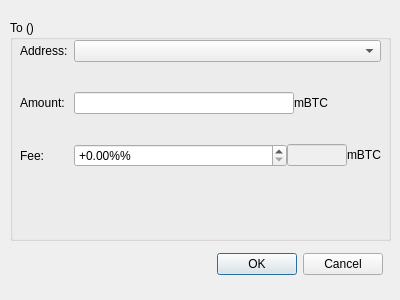
<?xml version="1.0" encoding="UTF-8"?>
<ui version="4.0">
 <class>PayDialog</class>
 <widget class="QDialog" name="PayDialog">
  <property name="geometry">
   <rect>
    <x>0</x>
    <y>0</y>
    <width>400</width>
    <height>300</height>
   </rect>
  </property>
  <property name="sizePolicy">
   <sizepolicy hsizetype="Fixed" vsizetype="Fixed">
    <horstretch>0</horstretch>
    <verstretch>0</verstretch>
   </sizepolicy>
  </property>
  <property name="minimumSize">
   <size>
    <width>400</width>
    <height>300</height>
   </size>
  </property>
  <property name="maximumSize">
   <size>
    <width>400</width>
    <height>300</height>
   </size>
  </property>
  <property name="sizeIncrement">
   <size>
    <width>400</width>
    <height>300</height>
   </size>
  </property>
  <property name="baseSize">
   <size>
    <width>400</width>
    <height>300</height>
   </size>
  </property>
  <property name="windowTitle">
   <string>Pay</string>
  </property>
  <widget class="QGroupBox" name="groupBox_2">
   <property name="geometry">
    <rect>
     <x>10</x>
     <y>20</y>
     <width>381</width>
     <height>221</height>
    </rect>
   </property>
   <property name="title">
    <string>To ()</string>
   </property>
   <widget class="QWidget" name="formLayoutWidget">
    <property name="geometry">
     <rect>
      <x>10</x>
      <y>20</y>
      <width>361</width>
      <height>191</height>
     </rect>
    </property>
    <layout class="QFormLayout" name="formLayout">
     <property name="verticalSpacing">
      <number>30</number>
     </property>
     <item row="0" column="0">
      <widget class="QLabel" name="label">
       <property name="text">
        <string>Address:</string>
       </property>
      </widget>
     </item>
     <item row="1" column="0">
      <widget class="QLabel" name="label_2">
       <property name="text">
        <string>Amount:</string>
       </property>
      </widget>
     </item>
     <item row="1" column="1">
      <layout class="QHBoxLayout" name="horizontalLayout">
       <item>
        <widget class="QLineEdit" name="lineEdit_2">
         <property name="sizePolicy">
          <sizepolicy hsizetype="Fixed" vsizetype="Fixed">
           <horstretch>0</horstretch>
           <verstretch>0</verstretch>
          </sizepolicy>
         </property>
         <property name="minimumSize">
          <size>
           <width>220</width>
           <height>0</height>
          </size>
         </property>
         <property name="maximumSize">
          <size>
           <width>350</width>
           <height>16777215</height>
          </size>
         </property>
         <property name="inputMethodHints">
          <set>Qt::ImhDigitsOnly|Qt::ImhPreferLatin|Qt::ImhPreferNumbers</set>
         </property>
        </widget>
       </item>
       <item>
        <widget class="QLabel" name="label_3">
         <property name="text">
          <string>mBTC</string>
         </property>
        </widget>
       </item>
      </layout>
     </item>
     <item row="2" column="0">
      <widget class="QLabel" name="label_4">
       <property name="text">
        <string>Fee:</string>
       </property>
      </widget>
     </item>
     <item row="2" column="1">
      <layout class="QHBoxLayout" name="horizontalLayout_2">
       <item>
        <widget class="QDoubleSpinBox" name="doubleSpinBox">
         <property name="sizePolicy">
          <sizepolicy hsizetype="Expanding" vsizetype="Fixed">
           <horstretch>0</horstretch>
           <verstretch>0</verstretch>
          </sizepolicy>
         </property>
         <property name="minimumSize">
          <size>
           <width>0</width>
           <height>0</height>
          </size>
         </property>
         <property name="maximumSize">
          <size>
           <width>16777215</width>
           <height>16777215</height>
          </size>
         </property>
         <property name="baseSize">
          <size>
           <width>0</width>
           <height>0</height>
          </size>
         </property>
         <property name="prefix">
          <string>+</string>
         </property>
         <property name="suffix">
          <string>%%</string>
         </property>
        </widget>
       </item>
       <item>
        <widget class="QLineEdit" name="lineEdit_3">
         <property name="enabled">
          <bool>false</bool>
         </property>
         <property name="sizePolicy">
          <sizepolicy hsizetype="Fixed" vsizetype="Fixed">
           <horstretch>0</horstretch>
           <verstretch>0</verstretch>
          </sizepolicy>
         </property>
         <property name="minimumSize">
          <size>
           <width>60</width>
           <height>0</height>
          </size>
         </property>
         <property name="maximumSize">
          <size>
           <width>60</width>
           <height>16777215</height>
          </size>
         </property>
         <property name="baseSize">
          <size>
           <width>60</width>
           <height>0</height>
          </size>
         </property>
        </widget>
       </item>
       <item>
        <widget class="QLabel" name="label_5">
         <property name="sizePolicy">
          <sizepolicy hsizetype="Minimum" vsizetype="Fixed">
           <horstretch>0</horstretch>
           <verstretch>0</verstretch>
          </sizepolicy>
         </property>
         <property name="maximumSize">
          <size>
           <width>40</width>
           <height>16777215</height>
          </size>
         </property>
         <property name="text">
          <string>mBTC</string>
         </property>
        </widget>
       </item>
      </layout>
     </item>
     <item row="0" column="1">
      <widget class="QComboBox" name="cbbBtcAddr"/>
     </item>
    </layout>
   </widget>
  </widget>
  <widget class="QDialogButtonBox" name="buttonBox">
   <property name="geometry">
    <rect>
     <x>190</x>
     <y>250</y>
     <width>193</width>
     <height>28</height>
    </rect>
   </property>
   <property name="standardButtons">
    <set>QDialogButtonBox::Cancel|QDialogButtonBox::Ok</set>
   </property>
  </widget>
 </widget>
 <resources/>
 <connections/>
</ui>
